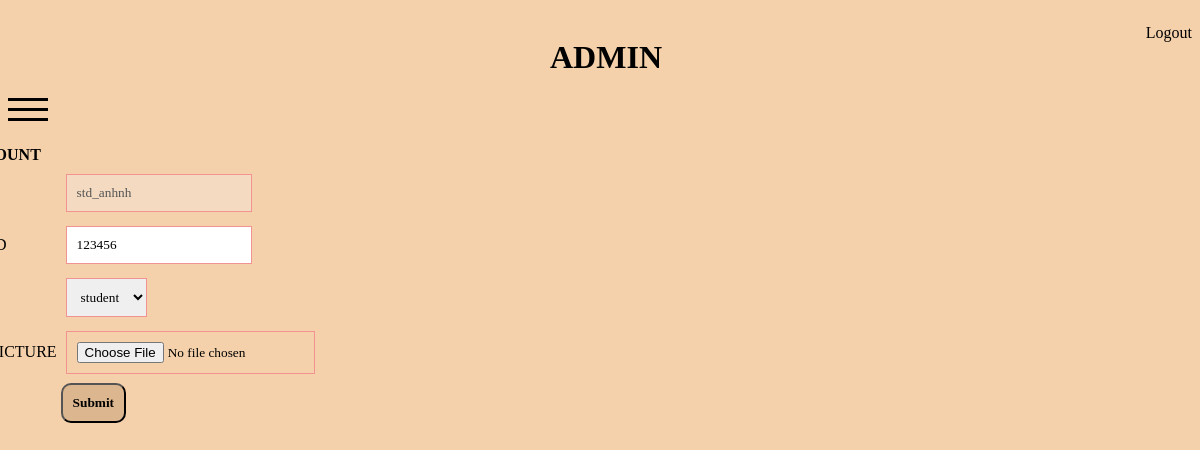
/admin/index.php?click=editAccount&ac=edit&id=std_anhnh (signed in), run on an earlier commit of the app's database.
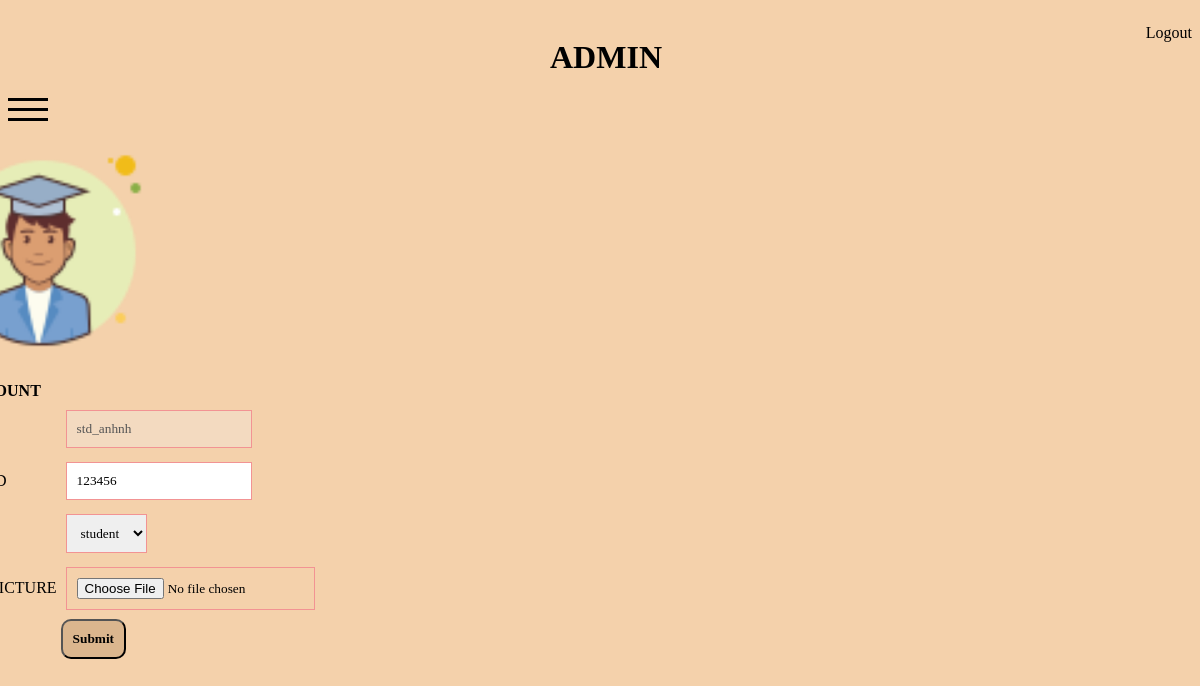
And on a later commit of the database.
### tables this page shows
CREATE TABLE `account` (
  `username` char(20) NOT NULL,
  `PASS` varchar(20) DEFAULT NULL,
  `role_id` char(20) DEFAULT NULL,
  `create_date` datetime DEFAULT NULL,
  `AVATAR` varchar(100) DEFAULT NULL
);

### admin/modules/account/editAccount.php (the view, shortened to what this page needs)
<?php
     $sql2 = "SELECT * FROM `account` WHERE username ='$_GET[id]'";
     $result2 = $conn->query($sql2);
     $row2 = $result2->fetch_assoc();
?>
<form class="form-edit-account" action='./modules/account/controlAcc.php?id=<?php echo $row2['username'];?>'
        enctype="multipart/form-data" method='POST'>
        <img src="modules/uploads/<?php echo $row2['AVATAR']?>" alt="avatar"
         width=250px, height=250px>
        <br>
    <table>
        <tr colspan=2> <strong>EDIT ACCOUNT</strong> </tr>
        <tr>
            <td>ACCOUNT</td>
            <td><input  disabled type="text" name='txtUsername' value='<?php echo $row2['username']?>' required></td>
        </tr>
        <tr>
            <td>PASSWORD</td>
            <td><input type="text" name='txtPassword' value='<?php echo $row2['PASS']?>' required></td>
        </tr>
        <tr>
        <td>ROLE</td>
        <td><select name="role" id="role">
              <option value='<?php echo $row2['role_id']?>'><?php echo $row2['role_id']?></option>
            </select></td>
        </tr>
        <tr>
            <td>PROFILE PICTURE</td>
            <td>
                <input type="file" name='fileAvt'>
            </td>
        </tr>
        <tr>
            <td></td>
            <td colspan=2>
                <button name='btnSubmitEdit'><strong>Submit</strong></button></td>
        </tr>
    </table>
</form>

What changed in the data, as far as the page shows it:
changed account "std_anhnh": AVATAR: picture added
